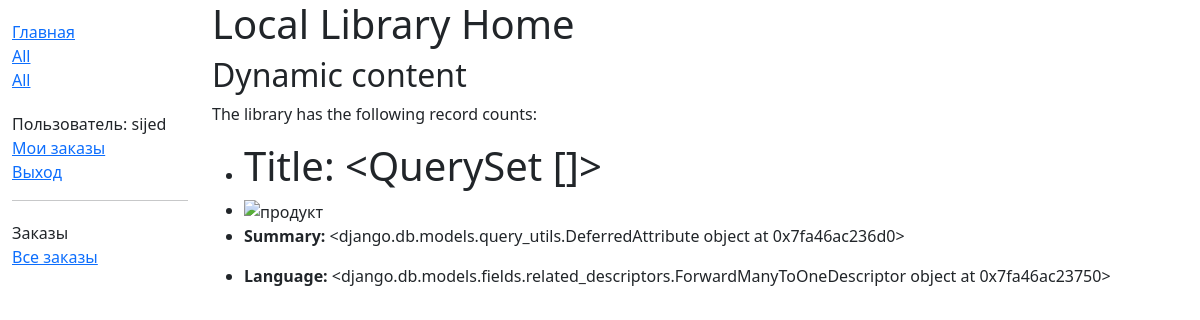
The app's page / (signed in), older data.
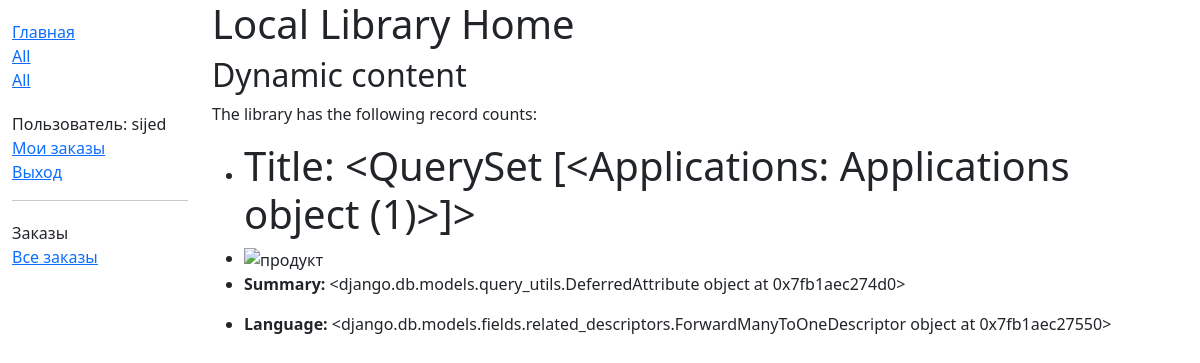
The same page, newer data.
### MySite/models.py (models this page shows)
class Applications(models.Model):
    title = models.CharField(max_length=100)
    deck = models.TextField(max_length=1000, default='something')
    category = models.ForeignKey('category', on_delete=models.SET_NULL, null=True)
    image = models.ImageField(upload_to='')

### MySite/views.py (the view)
# urls.py: path('', views.index, name='index'),
def index(request):
    Applications_title = Applications.objects.all()
    Applications_deck = Applications.deck
    Applications_category = Applications.category
    return render(request, 'index.html', context={'Applications_title': Applications_title,
                                                 'Applications_deck': Applications_deck,
                                                 'Applications_category': Applications_category})

### MySite/templates/index.html
{% extends "base.html" %}
{% block content %}
<h1>Local Library Home</h1>
<h2>Dynamic content</h2>
<p>The library has the following record counts:</p>
<ul>
    <li><h1>Title: {{ Applications_title }}</h1></li>
    <li><img src="{{MEDIA_URL}}{{ Forest.jpg }}" alt="продукт"></li>
    <li><p><strong>Summary:</strong> {{ Applications_deck }}</p></li>
    <li><p><strong>Language:</strong> {{ Applications_category }}</p></li>
</ul>
{% endblock %}

Row changes from the older to the newer data that the page shows:
added Applications: id "<QuerySet [<Applications: Applications object (1)>]>"
Text that changed along with them:
{{ Applications_deck }}: "<django.db.models.query_utils.DeferredAttribute object at 0x7fa46ac236d0>" → "<django.db.models.query_utils.DeferredAttribute object at 0x7fb1aec274d0>"
{{ Applications_category }}: "<django.db.models.fields.related_descriptors.ForwardManyToOneDescriptor object at 0x7fa46ac23750>" → "<django.db.models.fields.related_descriptors.ForwardManyToOneDescriptor object at 0x7fb1aec27550>"
{{ Applications_title }}: "<QuerySet []>" → (not shown)
